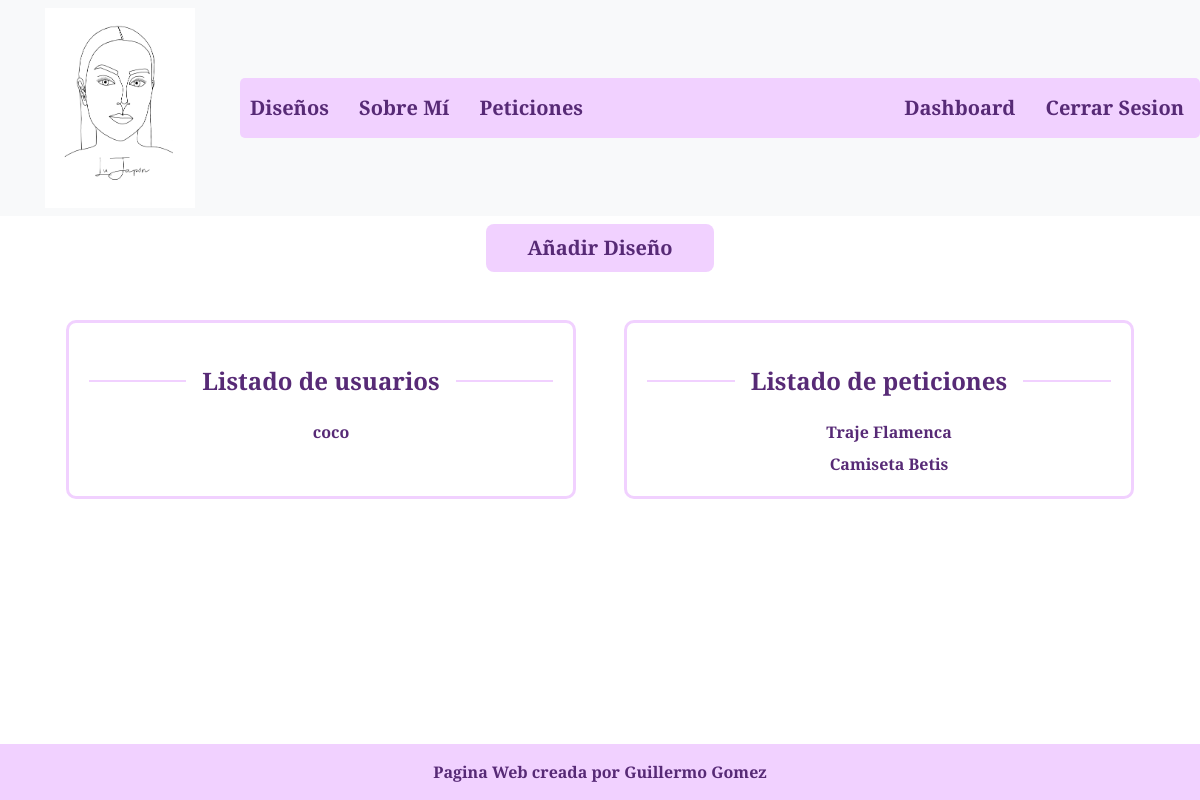
Page /dashboard/ (signed in) on the earlier database version.
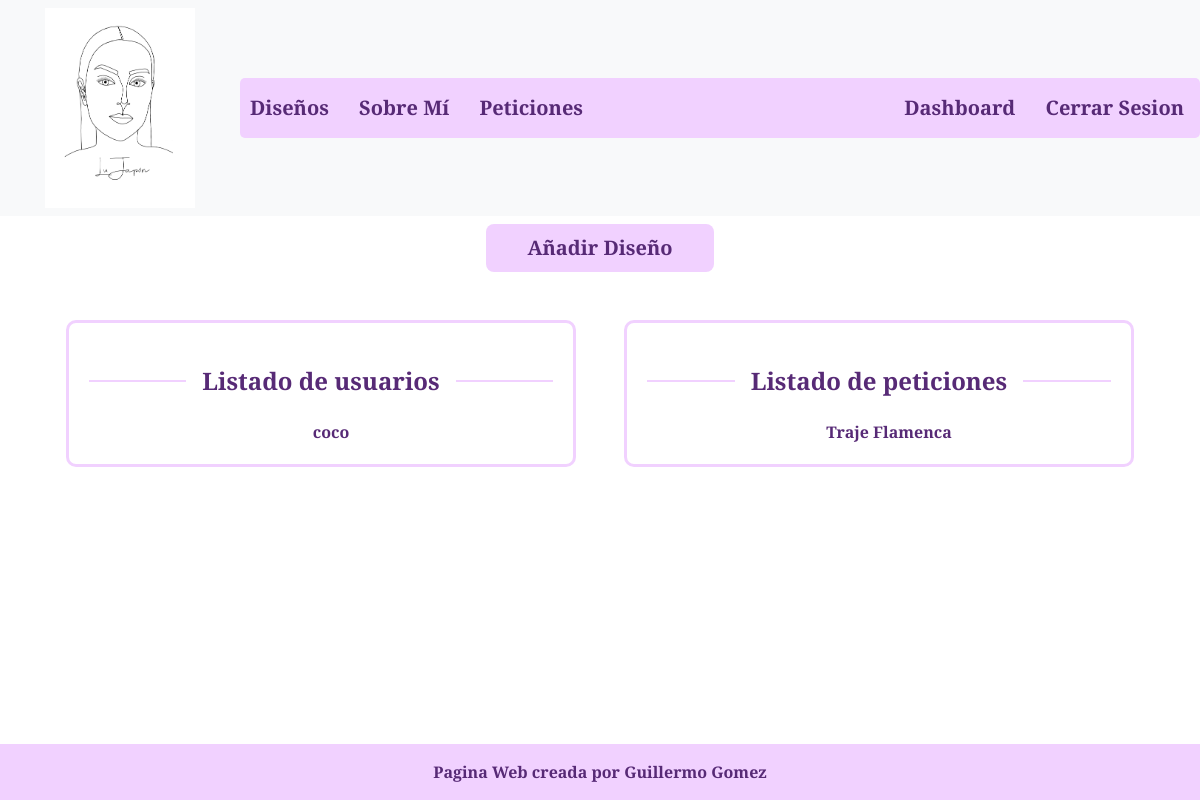
Same page on the later database version.
### base/models.py (models this page shows, shortened)
class Peticion(models.Model):
    asunto = models.TextField(max_length=30)
    email = models.EmailField()
    peticion = models.TextField(max_length=500)

### base/views.py (the view)
# urls.py: path('dashboard/', views.dashboard, name='dashboard'),
@user_passes_test(es_administrador)
def dashboard(request):
    peticiones = Peticion.objects.all()
    usuarios = User.objects.all()
    return render(request, 'dashboard.html', {'peticiones': peticiones, 'usuarios': usuarios})

### base/views.py (called while the page is built)
def es_administrador(user):
    return user.is_authenticated and user.is_staff

### base/templates/dashboard.html
{% extends "base.html" %}
{% load static %}
{% block contenido %}
<div class="container">
  <div class="text-center pt-2 align-items-center">
    <a href="{% url "crear" %}" type="submit" class="contenido btn btn-outline-custom btn-lg bt-login">Añadir Diseño</a>
  </div>
  <div class="mt-5 container px-4">
    <div class="row gx-5">
      <div class="col">
       <div class="contenedor-personalizado">
          <div class="divider d-flex align-items-center my-4">
            <h4 class="contenido text-center fw-bold mx-3 mb-0">Listado de usuarios</h4>
          </div>
          {% if usuarios %}
              {% for u in usuarios %}
              <div class="row mt-2">
                <a class="contenido text-center">{{ u.username }}</a>
              </div>
              {% endfor %}
          {% else %}
              <a class="contenido text-center">No hay usuarios</a>
          {% endif %}
       </div>
      </div>
      <div class="col">
        <div class="contenedor-personalizado">
          <div class="divider d-flex align-items-center my-4">
            <h4 class="contenido text-center fw-bold mx-3 mb-0">Listado de peticiones</h4>
          </div>
          {% if peticiones %}
              {% for p in peticiones %}
              <div class="row mt-2">
                <a href = "{% url 'peticionesDetalles' p.id %}" class="contenido text-center">{{ p.asunto }}</a>
              </div>
              {% endfor %}
          {% else %}
              <a class="contenido text-center">No hay peticiones</a>
          {% endif %}
        </div>
      </div>
    </div>
  </div>
</div>
<link rel="stylesheet" href="{% static 'css/dashboard.css' %}" />
{% endblock %}

### base/templates/base.html (shortened to what this page needs)
{% load static %}
{% load bootstrap5 %}
{% bootstrap_css %}
<html>
<head>
</head>
<body>
    <nav class="navbar bg-body-tertiary">
        <div class="d-flex justify-content-center div-logo">
            <a href="{% url "sobreMi" %}"><img class="img-logo" src="{% static "img/LogoLucia.PNG" %}" alt="Descripción de la imagen"></a>
        </div>
        <div class= "nav-bar-personalizada">
            <div>
                <a class="contenido navbar-brand" href="{% url "diseños" %}">Diseños</a>
                <a class="contenido navbar-brand" href="{% url "sobreMi" %}">Sobre Mí</a>
                <a class="contenido navbar-brand" href="{% url "peticionesForm" %}">Peticiones</a>
            </div>
            {% if request.user.is_authenticated %}
            <div>
                <a class="contenido navbar-brand" href="{% url "dashboard" %}">Dashboard</a>
                <a class="contenido navbar-brand" href="{% url "logout" %}">Cerrar Sesion</a>
            </div>
            {%else%}
            <div>
                <a class="contenido navbar-brand" href="{% url "login" %}">Inicio Sesión</a>
            </div>
            {%endif%}
        </div>
    </nav>
    {% block contenido %}
    {% endblock  %}
    <div class="footer">
        <a href="https://www.instagram.com/guillegomezz8/" class="contenido">Pagina Web creada por Guillermo Gomez</a>
    </div>
    <link rel="stylesheet" href="{%static 'css/base.css'%}"/>
</body>
</html>

### static/css/dashboard.css (style rules this page uses)
.contenedor-personalizado { border: 3px solid #f1d1ff; border-radius: 10px; padding: 20px; height: 100%; }
.divider:after, .divider:before { content: ""; flex: 1; height: 2px; background: #f1d1ff; }
.contenido { font-family: "Merriweather", serif; font-weight: 900; font-style: normal; color: rgb(87, 42, 118); }
.btn-outline-custom { background-color: #f1d1ff; padding-left: 2.5rem; padding-right: 2.5rem; }

### static/css/base.css (style rules this page uses)
.nav-bar-personalizada { background-color: #f1d1ff; width: 80%; height: 60px; display: flex; align-items: center; justify-content: space-between; border-radius: 5px; }
.div-logo { width: 20%; height: 100%; }
.img-logo { width: 150px; height: auto; }
a { color: rgb(87, 42, 118); text-decoration: none; margin: 0 10px; }
.contenido { font-family: "Merriweather", serif; font-weight: 900; font-style: normal; color: rgb(87, 42, 118); }
body { display: grid; min-height: 100vh; grid-template-rows: auto 1fr auto; }
.footer { background-color: #f1d1ff; text-align: center; padding: 1em 0; width: 100%; }

Differences in the rows shown:
removed Peticion: asunto "Camiseta Betis"
